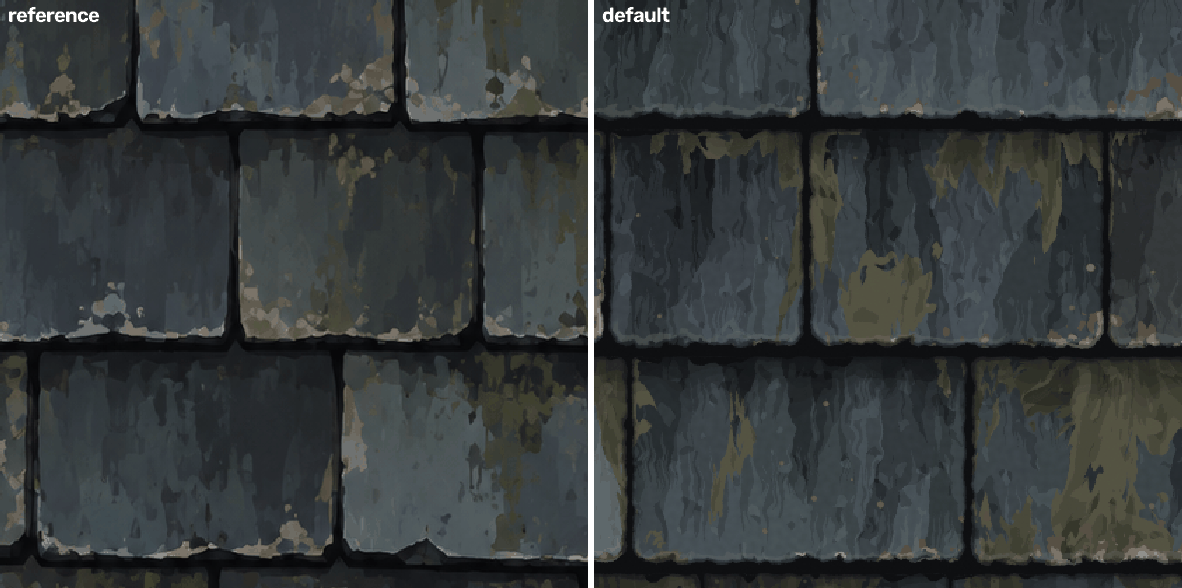
#> input picture procedural-textures/recipes/slate_layers/integration/takeover/crop_ref_vs_default.png, 1182 x 588 px
$ python share_olive.py takeover/crop_ref_vs_default.png
#> lines starting #> are read from the running program, lines starting #| are printed output that depends on the picture; after the words box and inside, x2 and y2 are one past the last pixel; in counts of white or black regions, pixels touching at a corner belong together
# What this does (plain words): prints the share of olive-green (moss-like) dots of baked colour pictures, the same way for the reference
# (the reference has 8.7 percent by this rule). Use: python3 -I share_olive.py PICTURE ...
import sys, cv2, numpy as np
for p in sys.argv[1:]:
    img=cv2.imread(p); rgb=img[...,::-1].astype(np.float32); r,g,b=rgb[...,0],rgb[...,1],rgb[...,2]; br=rgb.mean(2)
#> further down, img is the input picture: shape (588, 1182, 3); mean B, G, R 60.1, 59.3, 54.6
    m=(g>=b+10)&(r>=b+6)&(br>35)&(br<115)&(np.abs(r-g)<25)
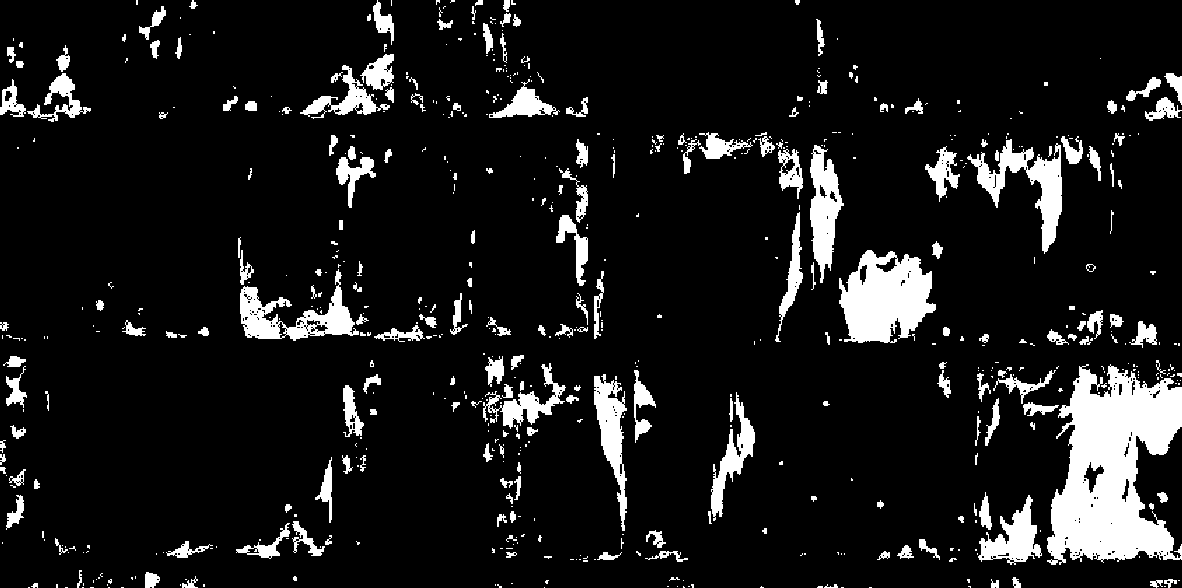
#> m: shape (588, 1182) bool; 10.1% white; 632 white regions (419 under 20 px), largest, box (x1, y1, x2, y2) and area: (1047, 364, 1182, 565) 17055, (839, 250, 936, 343) 6147, (967, 139, 1062, 254) 3344
    print(p.split('looks/')[-1], 'olive share %.1f%%'%(m.mean()*100))
#| takeover/crop_ref_vs_default.png olive share 10.1%
